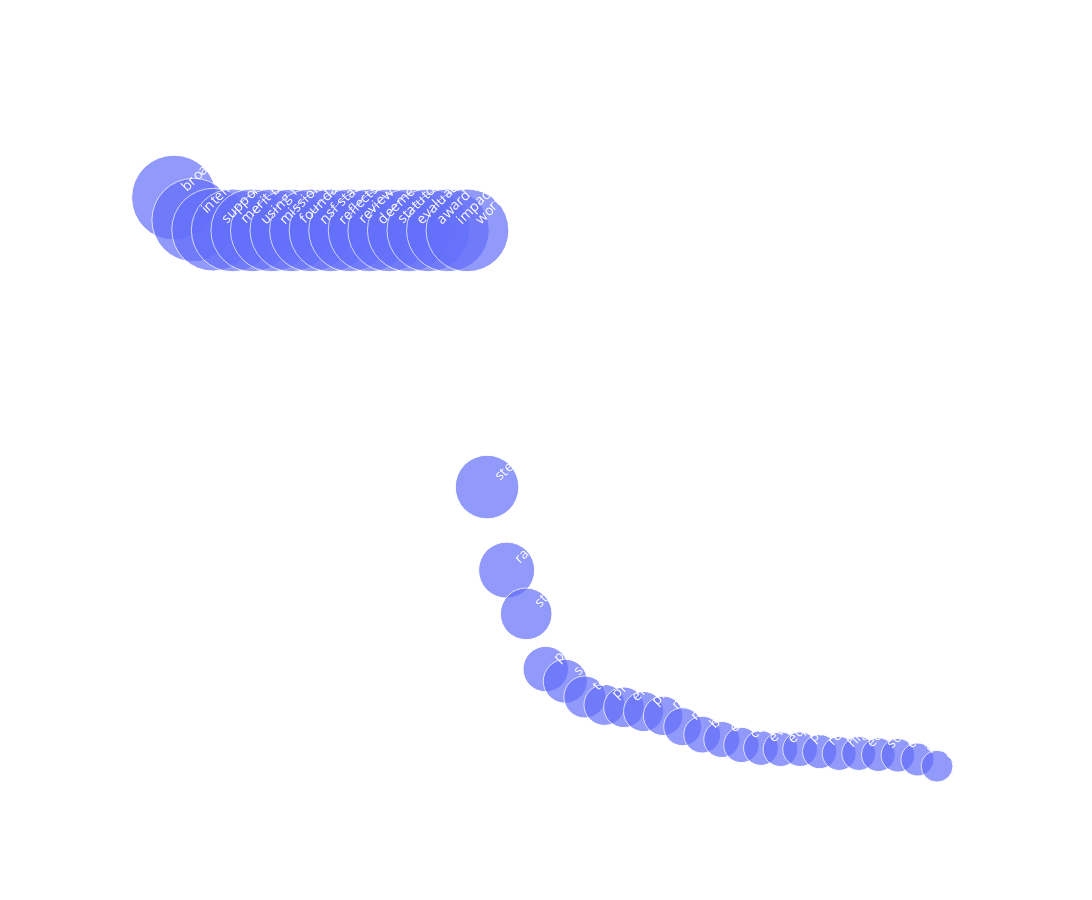

Notebook code cell kept with this figure:
### Markdown cell above
## Bubble

### Code cell
fig = px.scatter(
    df_top,
    x="words",
    y="count",
    size="count",
    size_max=60,
    title="<b>Top 40 Phrases in Terminated Grant Theses</b>",
)

# Remove default text
fig.update_traces(text=None)

# Add tilted annotations for each bubble so theyre readable
for i, row in df_top.iterrows():
    fig.add_annotation(
        x=row['words'],
        y=row['count'],
        text=row['words'],
        showarrow=False,
        font=dict(color="white", size=14),
        xanchor="left",
        yanchor="bottom",
        textangle=-45
    )

fig.update_layout(
    width=1500,           
    height=900,
    xaxis=dict(
        title="",
        showticklabels=False,   
        showgrid=False,       
        zeroline=False     
    ),
    yaxis=dict(
        title=dict(
            text="<b>Frequency</b>",
            font=dict(size=20)
        ),
        tickfont=dict(size=16),
        showgrid=True,
        gridcolor='rgba(255,255,255,0.2)',
        zeroline=False,
        tickmode='array',               
        tickvals=[200, 400, 600, 800, 1000, 1200],  
        ticktext=["200", "400", "600", "800", "1000", "1200"]
    ),
    title_font=dict(size=32, family="Arial", color="white"),
    title={'x':0.5, 'xanchor': 'center'},
    plot_bgcolor='rgba(0,0,0,0)',
    paper_bgcolor='rgba(0,0,0,0)',
    font=dict(color="white")
)


fig.show()
fig.write_html("project3/fig_3.html")

### Figure 1 — Plotly figure (JSON) as saved in the notebook; plotly's stock layout.template omitted (floating-point values rounded to 4 significant figures)
{"data": [{"hovertemplate": "words=%{x}<br>count=%{marker.size}<extra></extra>", "legendgroup": "", "marker": {"color": "#636efa", "size": [1091, 1054, 1038, 1037, 1037, 1037, 1037, 1037, 1037, 1037, 1037, 1037, 1037, 1037, 1037, 1037, 614, 477, 405, 314, 294, 268, 255, 251, 244, 237, 219, 206, 198, 189, 184, 182, 182, 178, 175, 175, 173, 172, 165, 154], "sizemode": "area", "sizeref": 0.3031, "symbol": "circle"}, "mode": "markers", "name": "", "orientation": "v", "showlegend": false, "type": "scatter", "x": ["broader impacts", "intellectual merit", "support evaluation", "merit broader", "using foundation", "mission deemed", "foundation intellectual", "nsf statutory", "reflects nsf", "review criteria", "deemed worthy", "statutory mission", "evaluation using", "award reflects", "impacts review", "worthy support", "stem education", "racial equity", "stem learning", "professional development", "science technology", "technology engineering", "project funded", "engineering mathematics", "project aims", "mathematics stem", "research development", "broadening participation", "early career", "computer science", "evidence based", "equity inclusion", "program supports", "research practice", "higher education", "education research", "social media", "climate change", "informal stem", "equity stem"], "xaxis": "x", "y": [1091, 1054, 1038, 1037, 1037, 1037, 1037, 1037, 1037, 1037, 1037, 1037, 1037, 1037, 1037, 1037, 614, 477, 405, 314, 294, 268, 255, 251, 244, 237, 219, 206, 198, 189, 184, 182, 182, 178, 175, 175, 173, 172, 165, 154], "yaxis": "y"}], "layout": {"annotations": [{"font": {"color": "white", "size": 14}, "showarrow": false, "text": "broader impacts", "textangle": -45, "x": "broader impacts", "xanchor": "left", "y": 1091, "yanchor": "bottom"}, {"font": {"color": "white", "size": 14}, "showarrow": false, "text": "intellectual merit", "textangle": -45, "x": "intellectual merit", "xanchor": "left", "y": 1054, "yanchor": "bottom"}, {"font": {"color": "white", "size": 14}, "showarrow": false, "text": "support evaluation", "textangle": -45, "x": "support evaluation", "xanchor": "left", "y": 1038, "yanchor": "bottom"}, {"font": {"color": "white", "size": 14}, "showarrow": false, "text": "merit broader", "textangle": -45, "x": "merit broader", "xanchor": "left", "y": 1037, "yanchor": "bottom"}, {"font": {"color": "white", "size": 14}, "showarrow": false, "text": "using foundation", "textangle": -45, "x": "using foundation", "xanchor": "left", "y": 1037, "yanchor": "bottom"}, {"font": {"color": "white", "size": 14}, "showarrow": false, "text": "mission deemed", "textangle": -45, "x": "mission deemed", "xanchor": "left", "y": 1037, "yanchor": "bottom"}, {"font": {"color": "white", "size": 14}, "showarrow": false, "text": "foundation intellectual", "textangle": -45, "x": "foundation intellectual", "xanchor": "left", "y": 1037, "yanchor": "bottom"}, {"font": {"color": "white", "size": 14}, "showarrow": false, "text": "nsf statutory", "textangle": -45, "x": "nsf statutory", "xanchor": "left", "y": 1037, "yanchor": "bottom"}, {"font": {"color": "white", "size": 14}, "showarrow": false, "text": "reflects nsf", "textangle": -45, "x": "reflects nsf", "xanchor": "left", "y": 1037, "yanchor": "bottom"}, {"font": {"color": "white", "size": 14}, "showarrow": false, "text": "review criteria", "textangle": -45, "x": "review criteria", "xanchor": "left", "y": 1037, "yanchor": "bottom"}, {"font": {"color": "white", "size": 14}, "showarrow": false, "text": "deemed worthy", "textangle": -45, "x": "deemed worthy", "xanchor": "left", "y": 1037, "yanchor": "bottom"}, {"font": {"color": "white", "size": 14}, "showarrow": false, "text": "statutory mission", "textangle": -45, "x": "statutory mission", "xanchor": "left", "y": 1037, "yanchor": "bottom"}, {"font": {"color": "white", "size": 14}, "showarrow": false, "text": "evaluation using", "textangle": -45, "x": "evaluation using", "xanchor": "left", "y": 1037, "yanchor": "bottom"}, {"font": {"color": "white", "size": 14}, "showarrow": false, "text": "award reflects", "textangle": -45, "x": "award reflects", "xanchor": "left", "y": 1037, "yanchor": "bottom"}, {"font": {"color": "white", "size": 14}, "showarrow": false, "text": "impacts review", "textangle": -45, "x": "impacts review", "xanchor": "left", "y": 1037, "yanchor": "bottom"}, {"font": {"color": "white", "size": 14}, "showarrow": false, "text": "worthy support", "textangle": -45, "x": "worthy support", "xanchor": "left", "y": 1037, "yanchor": "bottom"}, {"font": {"color": "white", "size": 14}, "showarrow": false, "text": "stem education", "textangle": -45, "x": "stem education", "xanchor": "left", "y": 614, "yanchor": "bottom"}, {"font": {"color": "white", "size": 14}, "showarrow": false, "text": "racial equity", "textangle": -45, "x": "racial equity", "xanchor": "left", "y": 477, "yanchor": "bottom"}, {"font": {"color": "white", "size": 14}, "showarrow": false, "text": "stem learning", "textangle": -45, "x": "stem learning", "xanchor": "left", "y": 405, "yanchor": "bottom"}, {"font": {"color": "white", "size": 14}, "showarrow": false, "text": "professional development", "textangle": -45, "x": "professional development", "xanchor": "left", "y": 314, "yanchor": "bottom"}, {"font": {"color": "white", "size": 14}, "showarrow": false, "text": "science technology", "textangle": -45, "x": "science technology", "xanchor": "left", "y": 294, "yanchor": "bottom"}, {"font": {"color": "white", "size": 14}, "showarrow": false, "text": "technology engineering", "textangle": -45, "x": "technology engineering", "xanchor": "left", "y": 268, "yanchor": "bottom"}, {"font": {"color": "white", "size": 14}, "showarrow": false, "text": "project funded", "textangle": -45, "x": "project funded", "xanchor": "left", "y": 255, "yanchor": "bottom"}, {"font": {"color": "white", "size": 14}, "showarrow": false, "text": "engineering mathematics", "textangle": -45, "x": "engineering mathematics", "xanchor": "left", "y": 251, "yanchor": "bottom"}, {"font": {"color": "white", "size": 14}, "showarrow": false, "text": "project aims", "textangle": -45, "x": "project aims", "xanchor": "left", "y": 244, "yanchor": "bottom"}, {"font": {"color": "white", "size": 14}, "showarrow": false, "text": "mathematics stem", "textangle": -45, "x": "mathematics stem", "xanchor": "left", "y": 237, "yanchor": "bottom"}, {"font": {"color": "white", "size": 14}, "showarrow": false, "text": "research development", "textangle": -45, "x": "research development", "xanchor": "left", "y": 219, "yanchor": "bottom"}, {"font": {"color": "white", "size": 14}, "showarrow": false, "text": "broadening participation", "textangle": -45, "x": "broadening participation", "xanchor": "left", "y": 206, "yanchor": "bottom"}, {"font": {"color": "white", "size": 14}, "showarrow": false, "text": "early career", "textangle": -45, "x": "early career", "xanchor": "left", "y": 198, "yanchor": "bottom"}, {"font": {"color": "white", "size": 14}, "showarrow": false, "text": "computer science", "textangle": -45, "x": "computer science", "xanchor": "left", "y": 189, "yanchor": "bottom"}, {"font": {"color": "white", "size": 14}, "showarrow": false, "text": "evidence based", "textangle": -45, "x": "evidence based", "xanchor": "left", "y": 184, "yanchor": "bottom"}, {"font": {"color": "white", "size": 14}, "showarrow": false, "text": "equity inclusion", "textangle": -45, "x": "equity inclusion", "xanchor": "left", "y": 182, "yanchor": "bottom"}, {"font": {"color": "white", "size": 14}, "showarrow": false, "text": "program supports", "textangle": -45, "x": "program supports", "xanchor": "left", "y": 182, "yanchor": "bottom"}, {"font": {"color": "white", "size": 14}, "showarrow": false, "text": "research practice", "textangle": -45, "x": "research practice", "xanchor": "left", "y": 178, "yanchor": "bottom"}, {"font": {"color": "white", "size": 14}, "showarrow": false, "text": "higher education", "textangle": -45, "x": "higher education", "xanchor": "left", "y": 175, "yanchor": "bottom"}, {"font": {"color": "white", "size": 14}, "showarrow": false, "text": "education research", "textangle": -45, "x": "education research", "xanchor": "left", "y": 175, "yanchor": "bottom"}, {"font": {"color": "white", "size": 14}, "showarrow": false, "text": "social media", "textangle": -45, "x": "social media", "xanchor": "left", "y": 173, "yanchor": "bottom"}, {"font": {"color": "white", "size": 14}, "showarrow": false, "text": "climate change", "textangle": -45, "x": "climate change", "xanchor": "left", "y": 172, "yanchor": "bottom"}, {"font": {"color": "white", "size": 14}, "showarrow": false, "text": "informal stem", "textangle": -45, "x": "informal stem", "xanchor": "left", "y": 165, "yanchor": "bottom"}, {"font": {"color": "white", "size": 14}, "showarrow": false, "text": "equity stem", "textangle": -45, "x": "equity stem", "xanchor": "left", "y": 154, "yanchor": "bottom"}], "font": {"color": "white"}, "height": 900, "legend": {"itemsizing": "constant", "tracegroupgap": 0}, "paper_bgcolor": "rgba(0,0,0,0)", "plot_bgcolor": "rgba(0,0,0,0)", "title": {"font": {"color": "white", "family": "Arial", "size": 32}, "text": "<b>Top 40 Phrases in Terminated Grant Theses</b>", "x": 0.5, "xanchor": "center"}, "width": 1500, "xaxis": {"anchor": "y", "domain": [0, 1], "showgrid": false, "showticklabels": false, "title": {"text": ""}, "zeroline": false}, "yaxis": {"anchor": "x", "domain": [0, 1], "gridcolor": "rgba(255,255,255,0.2)", "showgrid": true, "tickfont": {"size": 16}, "tickmode": "array", "ticktext": ["200", "400", "600", "800", "1000", "1200"], "tickvals": [200, 400, 600, 800, 1000, 1200], "title": {"font": {"size": 20}, "text": "<b>Frequency</b>"}, "zeroline": false}}}
